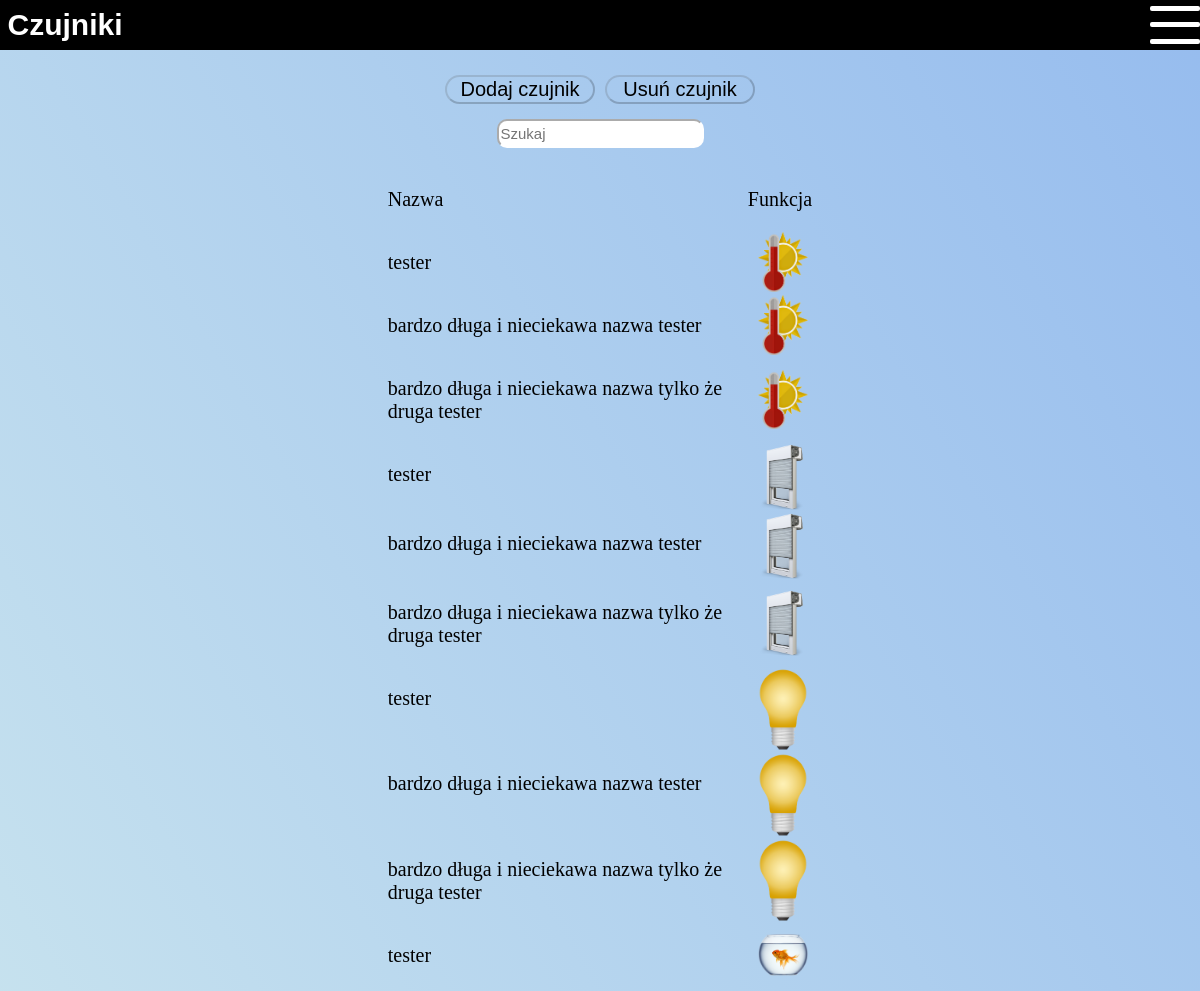
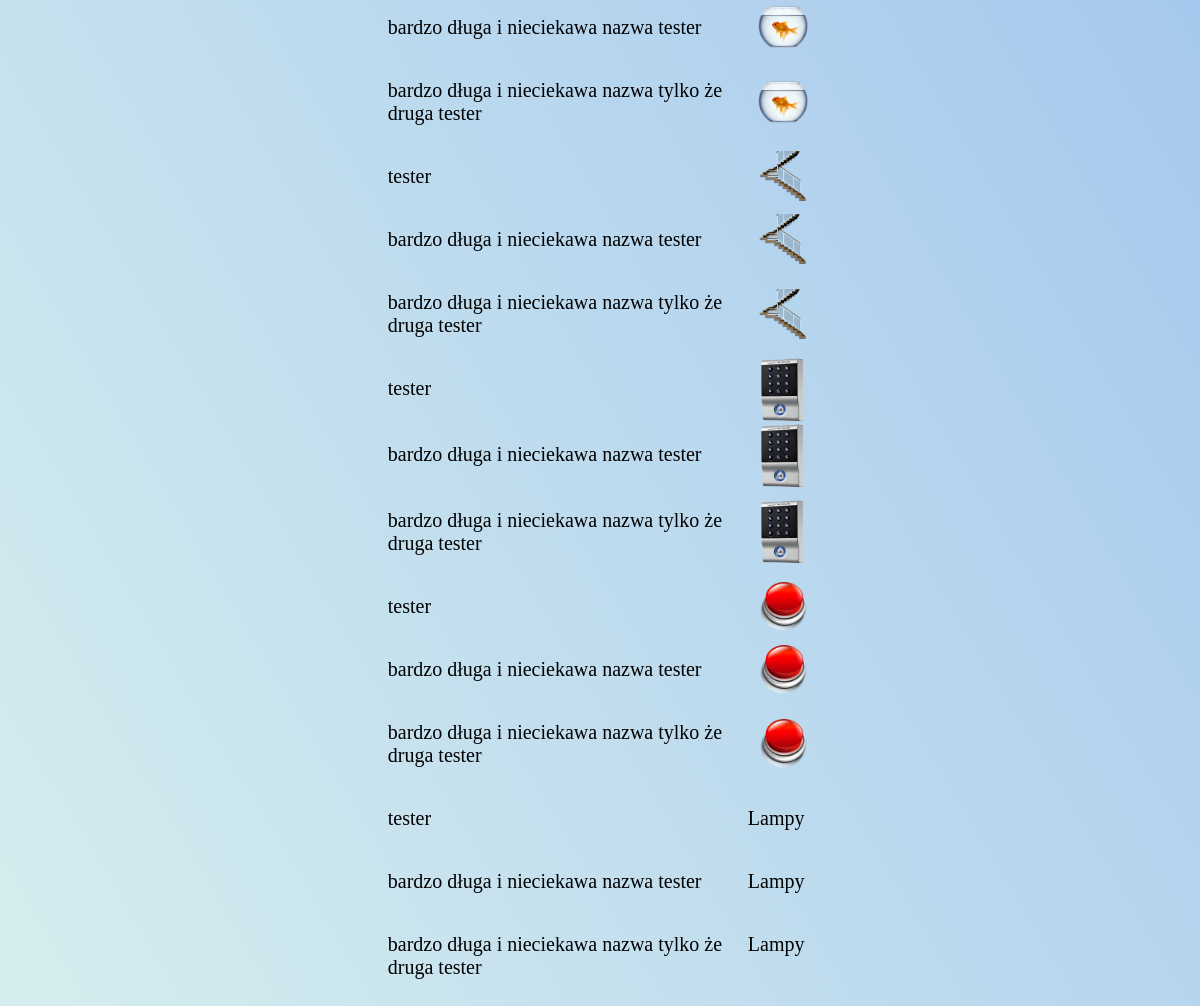
Page /sensor/ (signed in) on the committed database (2 pictures, top to bottom).
### app/models.py (models this page shows, shortened)
class Sensor(models.Model):
    user = models.ForeignKey(User, null=True, on_delete=models.CASCADE)
    name = models.CharField(max_length=100)
    ip = models.CharField(max_length=100)
    port = models.IntegerField()
    created = models.DateTimeField(auto_now_add=True)
    fun = models.CharField(max_length=100,default="")

### app/views.py (the view)
# urls.py: path('sensor/',views.sensor, name="sensor"),
@login_required(login_url='login')
def sensor(request):
    user_id = request.user.id
    match request.method:
        case 'POST':
            get_data = json.loads(request.body)
            if get_data['name'] == 'tester':
                EXCLUDED_SENSORS = ['temp', 'rfid', 'button', 'lamp', 'uid']
                if get_data['fun'] in EXCLUDED_SENSORS:
                    return JsonResponse({'response': 'Wybacz akurat tego czujnika nie można dodać w wersji testowej'})
                sensor = Sensor.objects.create(name=get_data['name'],
                                                ip='111.111.111.111',
                                                port=1234, fun=get_data['fun'],
                                                user_id=user_id)
                return JsonResponse({'response': 'Udało sie dodać czujnik', 'id': sensor.id})
            elif get_data['action'] == 'add' and get_data['fun'] == 'uid' :
                return JsonResponse(add_uid(get_data))
            else:
                return JsonResponse(add_sensor(get_data,user_id))
        case 'DELETE':
            get_data = json.loads(request.body)
            return JsonResponse(delete_sensor(get_data))
        case 'GET':
            sensors = Sensor.objects.filter(user_id=user_id)
            rfid_cards = []
            for sensor in sensors:
                if sensor.fun == 'rfid':
                    rfid_cards.extend(Card.objects.filter(sensor_id = sensor.id))
            context = {
                        'sensors': sensors,
                        'cards':rfid_cards
                        }
    return render(request, 'base/sensor.html',context)

### app/templates/base/sensor.html (shortened to what this page needs)
{% extends 'main.html' %}
{% load static %}
{% block content %}
<link
  rel="stylesheet"
  type="text/css"
  media="screen"
  href='{% static "style/sensor.css" %}'
/>
<section
  class="Add-sensor-button Add-sensor-button--active"
  id="add-sensor-button"
>
  <button type="button" class="Add-sensor-button__add" id="add-sensor">
    Dodaj czujnik
  </button>
  <button type="button" class="Add-sensor-button__delete" id="add-del-button">
    Usuń czujnik
  </button>
</section>
<section class="Sensor-container" id="sensor-container">
  <input
    id="search"
    class="Sensor-container__search"
    type="text"
    placeholder="Szukaj"
  />
  <ul class="Sensor-container__ul">
    <li>
      <ul class="Sensor-container__ul__sensor">
        <p class="Sensor-container__ul__sensor__name">Nazwa</p>
        <p class="Sensor-container__ul__sensor__function" >Funkcja</p>
      </ul>
    </li>
    <li id="add-sensor-temp-container">
      {% for sensor in sensors %}
        {% if sensor.fun == "temp" %}
          <ul class="Sensor-container__ul__sensor">
            <p class="Sensor-container__ul__sensor__name" id="sensor-name">{{sensor.name}}</p>
            <img
              src="{% static 'images/temp.png' %}"
              alt="Czujnik temperatury"
              class="Sensor-container__ul__sensor__sensor-img"
            />
          </ul>
        {% endif %}
      {% endfor %}
    </li>
    <li id="add-rolety-container">
      {% for sensor in sensors %}
        {% if sensor.fun == "sunblind" %}
          <ul class="Sensor-container__ul__sensor">
            <p class="Sensor-container__ul__sensor__name" id="sensor-name">{{sensor.name}}</p>
            <img
              src="{% static 'images/sunblind.png' %}"
              alt="Roleta"
              class="Sensor-container__ul__sensor__sensor-img"
            />
          </ul>
        {% endif %}
      {% endfor %}
    </li>
    <li id="add-swiatlo-container">
      {% for sensor in sensors %}
        {% if sensor.fun == "light" %}
          <ul class="Sensor-container__ul__sensor">
            <p class="Sensor-container__ul__sensor__name" id="sensor-name">{{sensor.name}}</p>
            <img
              src="{% static 'images/lamp.png' %}"
              alt="Lampa"
              class="Sensor-container__ul__sensor__sensor-img"
            />
          </ul>
        {% endif %}
      {% endfor %}
    </li>
    <li id="add-aqua-container">
      {% for sensor in sensors %}
        {% if sensor.fun == "aqua" %}
          <ul class="Sensor-container__ul__sensor">
            <p class="Sensor-container__ul__sensor__name" id="sensor-name">{{sensor.name}}</p>
            <img
              src="{% static 'images/aqua.png' %}"
              alt="Akwarium"
              class="Sensor-container__ul__sensor__sensor-img"
            />
          </ul>
        {% endif %}
      {% endfor %}
    </li>
    <li id="add-stairs-container">
      {% for sensor in sensors %}
        {% if sensor.fun == "stairs" %}
          <ul class="Sensor-container__ul__sensor">
            <p class="Sensor-container__ul__sensor__name" id="sensor-name">{{sensor.name}}</p>
            <img
              src="{% static 'images/stairs.png' %}"
              alt="Schody"
              class="Sensor-container__ul__sensor__sensor-img"
            />
          </ul>
        {% endif %}
      {% endfor %}
    </li>
    <li id="add-rfid-container">
      {% for sensor in sensors %}
        {% if sensor.fun == "rfid" %}
        <ul class="Sensor-container__ul__sensor">
          <p class="Sensor-container__ul__sensor__name" id="sensor-name">{{sensor.name}}</p>
          <img
            src="{% static 'images/rfid-sensor.png' %}"
            alt="Czujnik rfid"
            class="Sensor-container__ul__sensor__sensor-img"
          />
        </ul>
        {% endif %}
      {% endfor %}
    </li>
    <li id="add-btn-container">
      {% for sensor in sensors %}
        {% if sensor.fun == "btn" %}
        <ul class="Sensor-container__ul__sensor">
          <p class="Sensor-container__ul__sensor__name" id="sensor-name">{{sensor.name}}</p>
          <img
            src="{% static 'images/redbutton.png' %}"
            alt="Przycisk"
            class="Sensor-container__ul__sensor__sensor-img"
          />
        </ul>
        {% endif %}
      {% endfor %}
    </li>
    <li id="add-lamp-container">
      {% for sensor in sensors %}
        {% if sensor.fun == "lamp" %}
        <ul class="Sensor-container__ul__sensor">
          <p class="Sensor-container__ul__sensor__name" id="sensor-name">{{sensor.name}}</p>
          <p class="sensor-fun">Lampy</p>
        </ul>
        {% endif %}
      {% endfor %}
    </li>
  </ul>
</section>
{% endblock content %}

### static/style/style.css (style rules this page uses)
:root { --background-start: #96bcee; --background-end: #d6eeee; }
body { min-height: 100vh; max-width: 100vw; min-height: 100dvh; max-width: 100dvw; margin: 0; background: linear-gradient( to right top, var(--background-end), var(--background-start) ); font-size: 20px; }

### static/style/sensor.css (style rules this page uses)
.Add-sensor-button { display: none; justify-content: center; gap: 10px; margin-top: 1em; }
.Add-sensor-button--active { display: flex; }
.Add-sensor-button__add, .Add-sensor-button__delete { margin-top: 0.25em; font-size: 1em; width: 7.5em; background: none; border-radius: 15px; border-color: rgba(0, 0, 0, 0.2); border-width: 2px; cursor: pointer; position: relative; }
.Sensor-container { display: flex; flex-direction: column; align-items: center; justify-content: center; }
.Sensor-container__search { border-radius: 10px; border-color: white; font-size: 0.75em; margin-top: 1em; height: 1.5em; }
.Sensor-container__ul { padding: 0; list-style: none; }
.Sensor-container__ul__sensor { padding: 0; display: flex; }
.Sensor-container__ul__sensor__name { word-wrap: break-word; width: max(150px, min(30vw, 500px)); width: max(150px, min(30dvw, 500px)); }
.Sensor-container__ul__sensor__sensor-img { width: 2.5em; place-self: center; margin-left: 0.5em; }
.Sensor-container__ul__sensor__function { display: flex; justify-content: center; }
@media (min-width: 1000px) { .Add-sensor-button__delete::before, .Add-sensor-button__add::before, .Sensor-add__button-save::before, .Sensor-add__button-back::before { content: ""; position: absolute; top: 0; left: 0; bottom: 0; right: 0; z-index: -1; transition: transform 0.3s; border-radius: 15px; transform: scaleX(0); background-color: white; } }
@media (min-width: 1000px) { .Add-sensor-button__delete::before { background-color: rgb(255, 0, 0); } }
@media (min-width: 1000px) { .Add-sensor-button__add::before { background-color: rgb(0, 255, 0); } }

### rows in the picture
Sensor: name "tester"
Sensor: name "bardzo długa i nieciekawa nazwa tester"
Sensor: name "bardzo długa i nieciekawa nazwa tylko że druga tester"
Sensor: name "tester"
Sensor: name "bardzo długa i nieciekawa nazwa tester"
Sensor: name "bardzo długa i nieciekawa nazwa tylko że druga tester"
Sensor: name "tester"
Sensor: name "bardzo długa i nieciekawa nazwa tester"
Sensor: name "bardzo długa i nieciekawa nazwa tylko że druga tester"
Sensor: name "tester"
Sensor: name "bardzo długa i nieciekawa nazwa tester"
Sensor: name "bardzo długa i nieciekawa nazwa tylko że druga tester"
Sensor: name "tester"
Sensor: name "bardzo długa i nieciekawa nazwa tester"
Sensor: name "bardzo długa i nieciekawa nazwa tylko że druga tester"
Sensor: name "tester"
Sensor: name "bardzo długa i nieciekawa nazwa tester"
Sensor: name "bardzo długa i nieciekawa nazwa tylko że druga tester"
Sensor: name "tester"
Sensor: name "bardzo długa i nieciekawa nazwa tester"
Sensor: name "bardzo długa i nieciekawa nazwa tylko że druga tester"
Sensor: name "tester"
Sensor: name "bardzo długa i nieciekawa nazwa tester"
Sensor: name "bardzo długa i nieciekawa nazwa tylko że druga tester"
